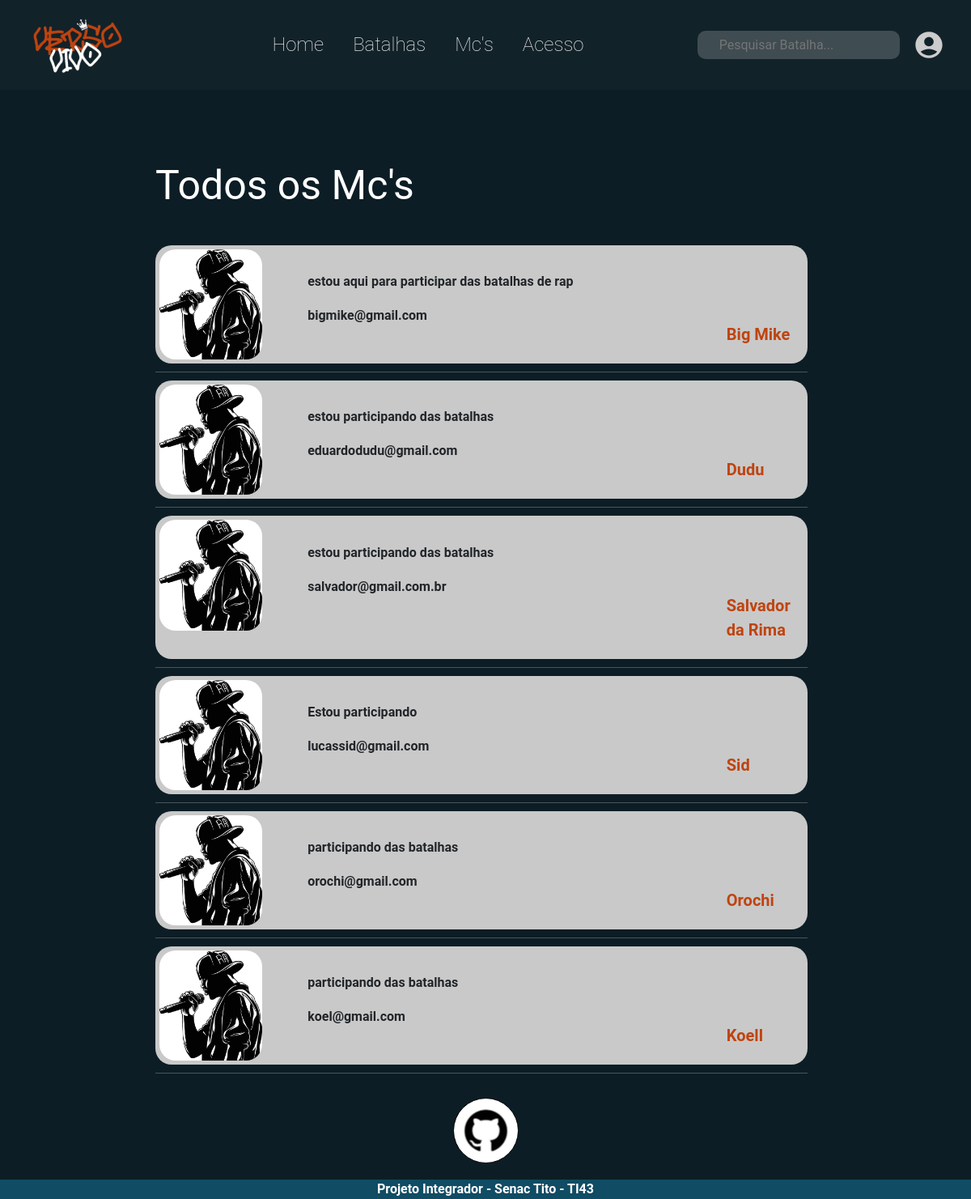
/mc.php, run on the app's committed database.
### tables this page shows
CREATE TABLE IF NOT EXISTS `usuarios` (
  `id_usuarios` int(11) NOT NULL,
  `mc` int(11) NOT NULL,
  `nome` varchar(255) DEFAULT NULL,
  `nome_guerra` varchar(255) NOT NULL,
  `telefone` varchar(15) DEFAULT NULL,
  `email` varchar(255) DEFAULT NULL,
  `senha` varchar(255) DEFAULT NULL,
  `foto_perfil` varchar(255) DEFAULT NULL,
  `foto_perfil_thumb` varchar(255) NOT NULL,
  `descricao` text DEFAULT NULL,
  `data_hora_cad` datetime DEFAULT NULL,
  `link_instagram` varchar(255) DEFAULT NULL,
  `status_conta` tinyint(4) DEFAULT 1
);

### mc.php (the view, shortened to what this page needs)
<?php require_once("paistropical.php") ?>
<?php
$listarMcs = "SELECT * FROM usuarios WHERE status_conta = 1";
$mcs = mysqli_query($conecta_versovivo, $listarMcs);
$caixasMcs = mysqli_fetch_assoc($mcs);
?>
<!DOCTYPE html>
<html lang="pt-br">
<head>
  <link href="https://cdn.jsdelivr.net/npm/bootstrap@5.3.3/dist/css/bootstrap.min.css" rel="stylesheet">
  <link rel="stylesheet" href="estilos/mc.css">
</head>
<body>
  <header>
    <?php include("componentes/nav.php") ?>
  </header>
  <p class="nome">Todos os Mc's</p>
  <div class="tudo">
    <?php do { ?>
      <div class="loc1">
        <img src="imagens/apolo.jpg" alt="<?php echo ($caixasMcs["nome_guerra"]); ?>" title="<?php echo ($caixasMcs["nome_guerra"]); ?>" style="width: 16%; border-radius: 20px;">
        <p class="titulo1"><b><?php echo ($caixasMcs["descricao"]); ?></b></p>
        <p class="subtitulo1"><b><i class="fas fa-map-marker-alt" style="color: #BF4410;"></i><?php echo ($caixasMcs["email"]); ?></b></p>
        <p class="data1"><b><?php echo ($caixasMcs["nome_guerra"]); ?></b></p>
      </div>
      <hr class="linha_horizontal">
    <?php } while ($caixasMcs = mysqli_fetch_assoc($mcs)); ?>
  </div>
  <?php include("componentes/footer.php") ?>
</body>
</html>

### componentes/nav.php (shortened to what this page needs)
<!DOCTYPE html>
<html lang="en">
<head>
</head>
<body>
<nav class="navbar navbar-expand-lg fixed-top">
            <div class="container-fluid">
                <a class="navbar-brand" href="index.php">
                    <img src="imagens/logo.svg" alt="Logo: VersoVivo" title="Logo: VersoVivo"
                        class="d-inline-block align-text-top img-fluid">
                </a>
                <div class="collapse navbar-collapse" id="navbarNav">
                    <ul class="navbar-nav me-auto mx-auto">
                        <li class="nav-item">
                            <a class="nav-link" aria-current="page" href="index.php">Home</a>
                        </li>
                        <li class="nav-item">
                            <a class="nav-link" href="batalhas.php">Batalhas</a>
                        </li>
                        <li class="nav-item">
                            <a class="nav-link" href="mc.php">Mc's</a>
                        </li>
                        <li class="nav-item">
                            <a class="nav-link" href="login.html">Acesso</a>
                        </li>
                    </ul>
                    <form class="d-flex me-3">
        <div class="search">
            <div class="search-box">
                <div class="search-field">
                    <input placeholder="Pesquisar Batalha..." class="input" type="text">
                    <div class="search-box-icon">
                    </div>
        </div>
            </div>
                </div>
                    </form>
                    <div class="navbar-text" style="position: relative;">
                        <span id="abrirConfig">
                            <img src="imagens/iconeUser.svg" alt="Ícone: Usuário" class="rounded-circle" style="cursor: pointer; width: 40px;">
                        </span>
                    </div>
                </div>
            </div>
        </nav>
</body>
</html>

### componentes/footer.php (shortened to what this page needs)
<!DOCTYPE html>
<html lang="en">
<head>
</head>
<body>
<div class="footer" style="padding: 0; margin: 0; overflow: hidden;">
        <footer>
            <div class="rodapeSuperior">
                <a href="https://github.com/VersoVivo" target="_blank"><img src="imagens/github.svg" alt="Icone do GitHub" title="Venha Ver Nosso Repositório no GitHub"></a>
            </div>
            <div class="rodapeInferior">
                <p><strong>Projeto Integrador - Senac Tito - TI43</strong></p>
            </div>
        </footer>
    </div>
</body>
</html>

### estilos/mc.css (style rules this page uses)
* { margin: 0; padding: 0; }
:root { --azulEscuro: #0C1D25; --azulClaro: #104C64; --laranja: #BF4410; }
html { height: 100%; }
body { background-color: #0C1D25; font-family: "roboto", "montserrat", sans-serif; }
nav { background-color: #50505019; }
.navbar-nav .nav-link { color: white; font-size: 24px; font-weight: lighter; margin: 0 20px 0 0; }
.search { --input-line: white; --input-text-color: white; --input-text-hover-color: transparent; --input-bg-color: #ffffff30; --search-max-width: 250px; --search-min-width: 150px; --border-radius: 10px; --transition-cubic-bezier: 150ms cubic-bezier(0.4, 0, 0.2, 1); }
.search-box { max-width: var(--search-max-width); min-width: var(--search-min-width); height: 35px; border-radius: var(--border-radius); padding: 5px 15px; background: var(--input-bg-color); }
.search-field { position: relative; width: 100%; height: 100%; left: -5px; margin-left: 1%; --input-bg-color: #ffffff00; border: 0; }
.input { width: calc(100% - 29px); height: 100%; border: 0; border-color: transparent; font-size: 1rem; padding-right: 0px; color: var(--input-line); background: var(--input-bg-color); }
.search-box-icon { width: 52px; height: 35px; position: absolute; top: -6px; right: -21px; background: transparent; border-bottom-right-radius: var(--border-radius); border-top-right-radius: var(--border-radius); }
.nome { color: white; font-size: 50px; margin-top: 16%; margin-left: 16%; }
.linha_horizontal { height: 1px; width: 80%; color: white; }
.tudo { margin-left: 16%; margin-top: 3%; }
.loc1, .loc2, .loc3, .loc4, .loc5, .loc6 { background-color: rgb(201, 201, 201); width: 80%; border-radius: 20px; padding: 5px; margin-bottom: 10px; }
.titulo1, .titulo2, .titulo3, .titulo4, .titulo5, .titulo6 { margin-left: 23%; margin-top: -110px; padding-top: 2px; }
.subtitulo1, .subtitulo2, .subtitulo3, .subtitulo4, .subtitulo5, .subtitulo6 { margin-left: 23%; padding-top: 2px; }
.data1, .data2, .data3, .data4, .data5, .data6 { color: #BF4410; margin-left: 88%; font-size: 20px; margin-top: -20px; }
.linha_horizontal { margin: 10px 0; }
footer { text-align: center; bottom: 0; width: 100%; }
.rodapeSuperior { padding: 20px; }
.rodapeInferior { background-color: #104C64; }
.rodapeInferior p { color: white; margin: 0; }
#navbarNav { padding: 20px; text-align: center; }
form.d-flex { justify-content: center; }

### data on the page
usuarios: descricao "estou aqui para participar das batalhas de rap", email "bigmike@gmail.com", nome_guerra "Big Mike"
usuarios: descricao "estou participando das batalhas", email "eduardodudu@gmail.com", nome_guerra "Dudu"
usuarios: descricao "estou participando das batalhas", email "salvador@gmail.com.br", nome_guerra "Salvador da Rima"
usuarios: descricao "Estou participando", email "lucassid@gmail.com", nome_guerra "Sid"
usuarios: descricao "participando das batalhas", email "orochi@gmail.com", nome_guerra "Orochi"
usuarios: descricao "participando das batalhas", email "koel@gmail.com", nome_guerra "Koell"
